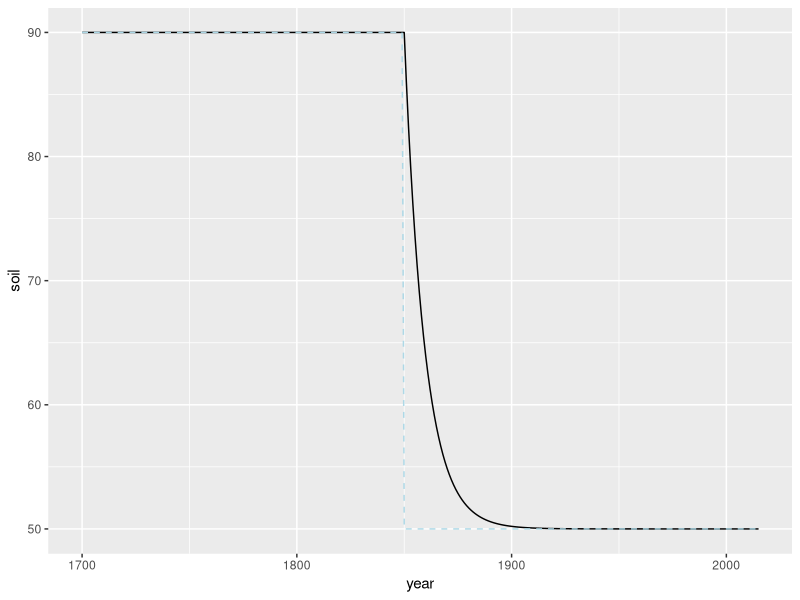

Recreate this plot in R.
## ---- chunk 1
library(tidyverse)
knitr::opts_chunk$set(echo = TRUE)
## ---- chunk 2
## Creating a One Pool Model
#Create a table with the years in the model
sim.df <- tibble(year = 1700:2015) %>%
  #Simulate a change from grassland to cropland in the year 1850 for one grid cell
  mutate(landuse = case_when(year < 1850 ~'grassland',

                             TRUE ~ 'cropland')) %>%
  #Set the vegetative carbon input levels for the examples
  mutate(soil_input = case_when('grassland' == landuse ~ 9,
                                'cropland' == landuse ~ 5,
                                TRUE ~ NA),
         #add the soil calculation column for later as the NA
         soil = NA)

#Create the soil carbon stock
soil_inital_stock <- 90

#Match this with the initial input
soil_inital_input <- 9

#Calculate the turnover year
soil_turnover_yr <- soil_inital_stock/soil_inital_input

#Or you can set the soil_turnover_yr with a default number
#soil_turnover_yr <- 15

sim.df <- sim.df %>%
  #Calculate the soil steady state by multiplying input x turnover
  mutate(soil_steady_state = soil_input * soil_turnover_yr)

#Review the equations
#dC/dt = u - C / turnover
# at steady state
# 0 = u - C_ss / turnover
# C_ss = u * turnover

#Set up the initial column value by taking the first soil input and multiplying it by turnover time
sim.df[1, 'soil'] <- sim.df$soil_input[1] * soil_turnover_yr

#Finish the calculation for the 2 to the end of the dataframe of simulations
for(ii in 2:nrow(sim.df)){
  #dC/dt = u - C / turnover
  #delta_C = delta_t * (soil_input[ii-1] - soil[ii-1] / turnover)
  
  #Calculate the change in the time 
    delta_t <- sim.df$year[ii] - sim.df$year[ii-1]
  
  #Calculate the change in soil carbon by multiplying the change in time, vegetative carbon assumptions, and soil carbon, divided by the soil turnover time 
  delta_C <- delta_t * (sim.df$soil_input[ii-1] - sim.df$soil[ii-1] / soil_turnover_yr)
  #Calculate the new soil carbon pool by adding the change in carbon to the previous level of soil carbon
  sim.df$soil[ii] <- sim.df$soil[ii-1] + delta_C
  #Calculate the new soil steady state target level with the new vegetation and turnover
  sim.df$soil_steady_state[ii] <- sim.df$soil_input[ii] * soil_turnover_yr
}

#Plot the carbon stock loss
ggplot(sim.df) +
  geom_line(aes(x = year, y = soil)) +
  geom_line(aes(x=year, y = soil_steady_state), linetype = 2, color = 'lightblue')
